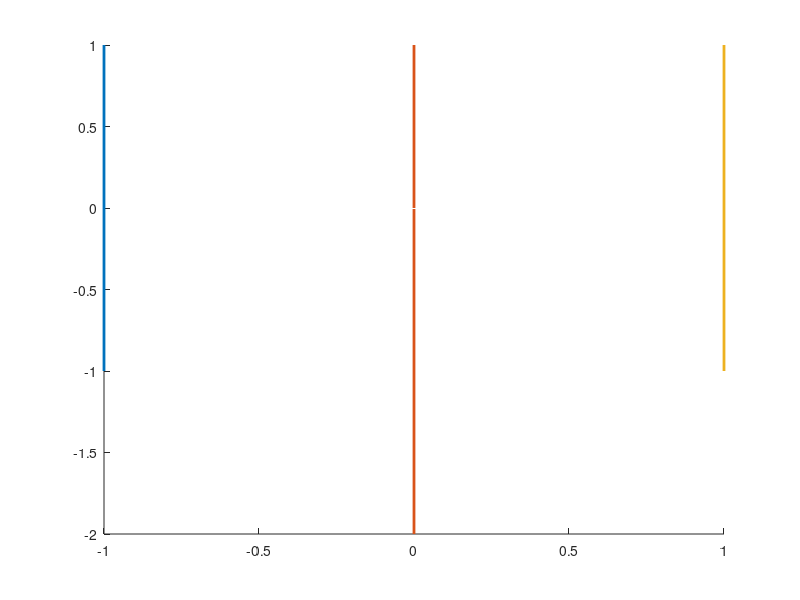

MATLAB code for this plot: (Note: this script raises an error after producing the figure.)
exemple = zeros(3,3,3);

exemple(1,1,:) = [-1;1;0];
exemple(2,1,:) = [0;1;0];
exemple(3,1,:) = [1;1;0];
%exemple(4,1,:) = [1;1;0];
exemple(1,2,:) = [-1;0;0];
exemple(2,2,:) = [0;0;1];
exemple(3,2,:) = [1;0;0];
%exemple(4,2,:) = [1;0;0];
exemple(1,3,:) = [-1;-1;0];
exemple(2,3,:) = [0;-2;-1];
exemple(3,3,:) = [1;-1;0];
%exemple(4,3,:) = [1;-1;0];
%exemple(1,4,:) = [-1;-1;0];
%exemple(2,4,:) = [0;-1;0];
%exemple(3,4,:) = [1;-1;0];
%exemple(4,4,:) = [1;-1;0];


%Bezier
figure;
hold on;
plot3(exemple(:,:,1)',exemple(:,:,2)',exemple(:,:,3)','LineWidth',2)

for i = 0:0.01:1
    for j=0:0.01:1
        P = surfBezier(exemple,i,j);
        %plot3(P(1),P(2),P(3));
        I=ceil(i*100+0.1);
        J=ceil(j*100+0.1);
        G(I,J,1:3) = P;
    end;
end;

surf(G(:,:,1),G(:,:,2),G(:,:,3));

%Spline

deg=2;
nbr=3;

P = subSpline(exemple,deg,nbr);


figure;
hold on;
plot3(exemple(:,:,1)',exemple(:,:,2)',exemple(:,:,3)','LineWidth',2)
surf(P(:,:,1),P(:,:,2),P(:,:,3));


% figure;
% hold on;
% plot3(exemple(:,:,1)',exemple(:,:,2)',exemple(:,:,3)','LineWidth',2)
% 
% [n,m,~]=size(P);
% for i=1:n
%     for j=1:m
%         plot3(P(i,j,1),P(i,j,2),P(i,j,3));
%     end;
% end;
% 
% pause;
pause;
close all;